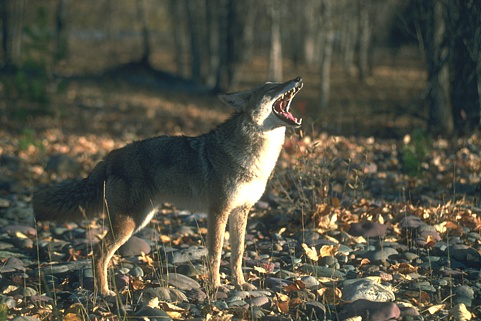
#> input picture Degree/Image Processing Assignment/ImageProcessing - A1/109055.png, 481 x 321 px
$ python main.py
#> lines starting #> are read from the running program, lines starting #| are printed output that depends on the picture; long printed decimals are rounded
import cv2 as cv
from math import log10, sqrt
import numpy as np
import os
img = cv.imread('109055.png', cv.IMREAD_UNCHANGED)
#> img is the input picture: shape (321, 481, 3); mean B, G, R 68.9, 82.5, 83.4

'''
  Image Pre-Processing
'''
# 2i) Convert to Gray
gray = cv.cvtColor(img, cv.COLOR_BGR2GRAY)
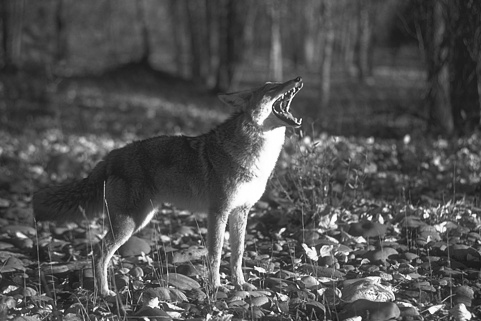
#> gray: shape (321, 481); min 18, max 255, mean 81.2
cv.imshow('wolf Gray', gray)
# 2ii) Resize the image while maintaining the aspect ratio of the image
def rescaleFrame(frame, scale_percent):
#> called with scale_percent = 220
  width = int(frame.shape[1] * scale_percent / 100)
#> width = 1058
  height = int(frame.shape[0] * scale_percent / 100)
#> height = 706
  dimensions = (width, height)
#> dimensions = (1058, 706)
  return cv.resize(frame, dimensions, interpolation=cv.INTER_AREA)

resizeImg =  rescaleFrame(gray,220)
cv.imshow('wolf Resize',resizeImg)
print(gray.shape)
#| (321, 481)
print(resizeImg.shape)
#| (706, 1058)

# 2iii) Save the processed image object to tagged image file format (TIFF)
saveImg = cv.imwrite('myWolf.tiff',resizeImg)

'''
  Domain Filtering
'''
def PSNRFunc(original, compressed):
    mse = np.mean((original - compressed) ** 2)
    print("======================================")
    print("MSE Value:", mse)
    if(mse == 0):  # MSE is zero means no noise is present in the signal .
                   # Therefore PSNR have no importance.
        return 'No noise present in signal MSE is 0'
    max_pixel = 255.0
    psnr = 20 * log10(max_pixel / sqrt(mse))
    return psnr

def compressionRatioGrey(img, filename):
    print("Uncompressed size:", img.size, "bytes")
    info = os.stat(filename)
    print("Compressed size: ", info.st_size, "bytes")
    cr = float(info.st_size)/img.size
    print("Compression ratio:", cr)
    crPercent = cr*100 # Convert ratio to percentage.
    print("Compression ratio in percentage:", crPercent, "%")
    print("======================================")

imgMyWolf = cv.imread('myWolf.tiff', cv.IMREAD_GRAYSCALE)
# Mean filter
mean = cv.blur(imgMyWolf, (7,7),0)
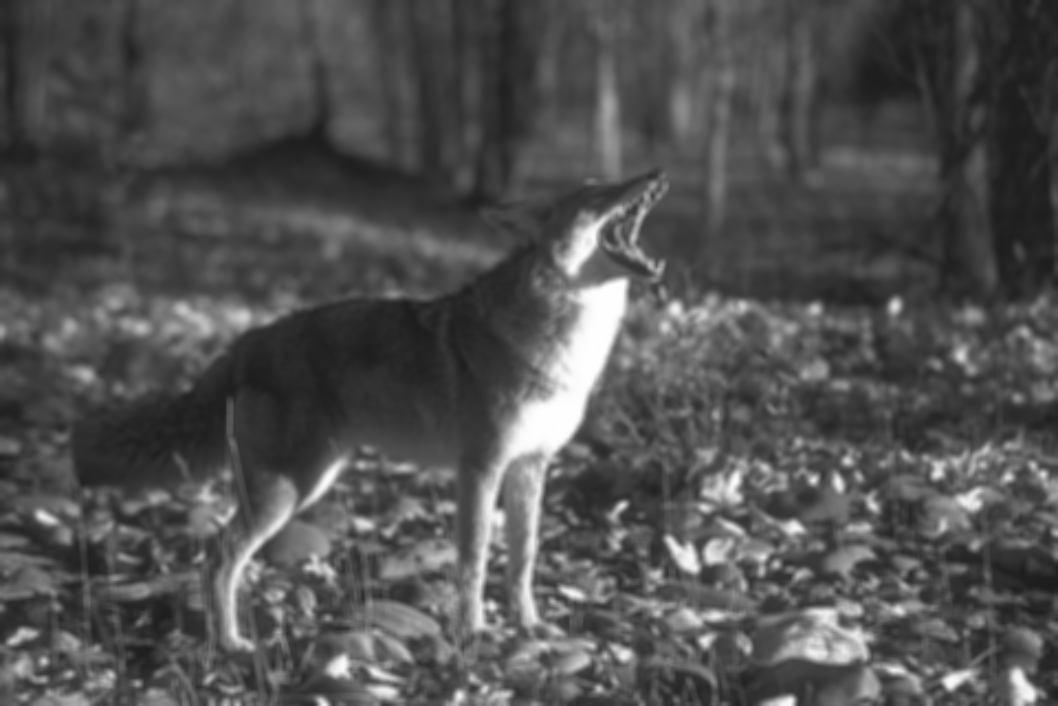
#> mean: shape (706, 1058); min 28, max 255, mean 81.2
cv.imwrite('meanWolf.tiff',mean)
cv.imshow('wolf mean',mean)
# Median filter
median = cv.medianBlur(imgMyWolf, 7,0)
cv.imwrite('medianWolf.tiff',median)
cv.imshow('wolf median',median)
# Gaussian filter
gaussian = cv.GaussianBlur(imgMyWolf, (7,7), 0)
cv.imwrite('gaussianWolf.tiff',gaussian)
cv.imshow('wolf gaussian',gaussian)
#Bilateral filter
bilateral = cv.bilateralFilter(imgMyWolf, 5, 15, 15)
cv.imwrite('bilateralWolf.tiff',bilateral)
cv.imshow('wolf bilateral',bilateral)

# display PSNR result
print('Original Image PSNR: ' + str(PSNRFunc(imgMyWolf,imgMyWolf)))
#> in PSNRFunc, `mse = np.mean((original - compressed) ** 2)`: mse = 0
#| MSE Value: 0.0
#| Original Image PSNR: No noise present in signal MSE is 0
print('mean PSNR: ' + str(PSNRFunc(imgMyWolf, mean)))
#| MSE Value: 31.243
#| mean PSNR: 33.183
print('median PSNR: ' + str(PSNRFunc(imgMyWolf, median)))
#| MSE Value: 24.544
#| median PSNR: 34.231
print('gaussian PSNR: ' + str(PSNRFunc(imgMyWolf, gaussian)))
#| MSE Value: 21.853
#| gaussian PSNR: 34.736
print('bilateral PSNR: ' + str(PSNRFunc(imgMyWolf, bilateral)))
#| MSE Value: 4.804
#| bilateral PSNR: 41.315

# display CR result
print('Original Image CR: ')
str(compressionRatioGrey(imgMyWolf, 'myWolf.tiff'))
#| Uncompressed size: 746948 bytes
#> (the run stopped early here; a loop or call above may not have finished)
